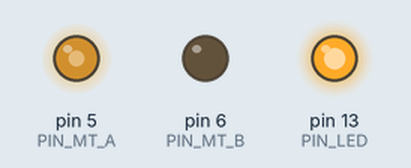
Simulated run of this sketch. Board: Arduino Uno, built with avr-gcc and run on an emulated ATmega328P. Parts: output pins drawn as LEDs (lit = HIGH).

Above: at 0.1 s.
At 5.1 s:
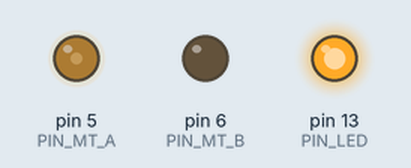
At 10.1 s:
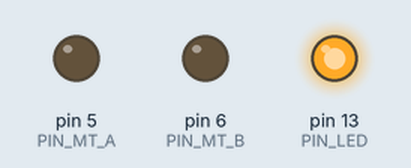
At 20.1 s:
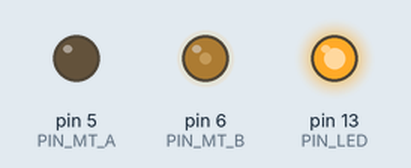
At 30.6 s:
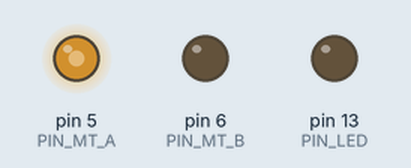
At 39.75 s:
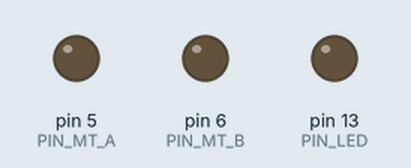
Timing chart, 0 to 40.0 s (numbered marks = the images above):
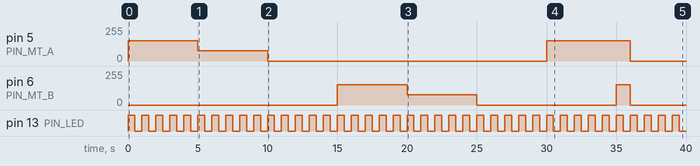

The sketch:

test_drv8835_01.ino
```cpp
// test_drv8835_01.ico ; test program of DRV8835
// author ; sato.mshr@gmail.com

// connection of DRV8835
// Vcc = 5V
// MODE = GND (using IN/IN mode)
// AIN1 = D5 (arduino)
// AIN2 = D6 (arduino)
// BIN1 = GND
// BIN2 = GND
// VM = 3V
// AOUT1 = Motor
// AOUT2 = Motor
// BOUT1 = open
// BOUT2 = open
// GND = GND

// Arduino Pin assign
#define PIN_LED 13
#define PIN_MT_A 5
#define PIN_MT_B 6

#define DELAY_SEC 5
#define HIGH_SPEED 153 // 255 / 5V * 3V
#define LOW_SPEED 76 // 255 / 5V * 1.5V
#define STOP_SPEED 0

void mydelay(int s) // for delaying
{
  int i;

  for(i=0; i<s; i++){
    digitalWrite(PIN_LED, HIGH);
    delay(500);
    digitalWrite(PIN_LED, LOW);
    delay(500);
  }
}

void setup() {
  // put your setup code here, to run once:
  analogWrite(PIN_MT_A, STOP_SPEED);
  analogWrite(PIN_MT_B, STOP_SPEED);
  pinMode(PIN_LED, OUTPUT);
}

void loop() {
  // put your main code here, to run repeatedly:

  // CW, High speed
  analogWrite(PIN_MT_A, HIGH_SPEED);
  analogWrite(PIN_MT_B, STOP_SPEED);
  mydelay(DELAY_SEC);

  // CW, Low speed

  analogWrite(PIN_MT_A, LOW_SPEED);
  analogWrite(PIN_MT_B, STOP_SPEED);
  mydelay(DELAY_SEC);


  // CW, STOP (Coast)

  analogWrite(PIN_MT_A, STOP_SPEED);
  analogWrite(PIN_MT_B, STOP_SPEED);
  mydelay(DELAY_SEC);


  // CCW, High speed

  analogWrite(PIN_MT_A, STOP_SPEED);
  analogWrite(PIN_MT_B, HIGH_SPEED);
  mydelay(DELAY_SEC);


  // CCW, Low speed

  analogWrite(PIN_MT_A, STOP_SPEED);
  analogWrite(PIN_MT_B, LOW_SPEED);
  mydelay(DELAY_SEC);


  // CCW, STOP (Coast)

  analogWrite(PIN_MT_A, STOP_SPEED);
  analogWrite(PIN_MT_B, STOP_SPEED);
  mydelay(DELAY_SEC);


  // CW, High speed

  analogWrite(PIN_MT_A, HIGH_SPEED);
  analogWrite(PIN_MT_B, STOP_SPEED);
  mydelay(DELAY_SEC);


  // Brake

  analogWrite(PIN_MT_A, HIGH_SPEED);
  analogWrite(PIN_MT_B, HIGH_SPEED);
  mydelay(1);
  analogWrite(PIN_MT_A, STOP_SPEED);
  analogWrite(PIN_MT_B, STOP_SPEED);
  mydelay(DELAY_SEC - 1);

}
```

Measured:
- by itself, pin 13 (PIN_LED): alternates HIGH for 0.50 s and LOW for 0.50 s
- by itself, pin 5 (PIN_MT_A): 0/255 → 153/255 at 0.00 s, → 76/255 5.0 s later, → 0/255 5.0 s later, → 153/255 20.0 s later, … (5 changes in this stretch)
- by itself, pin 6 (PIN_MT_B): 0/255 → 153/255 at 15.0 s, → 76/255 5.0 s later, → 0/255 5.0 s later, → 153/255 10.0 s later, … (5 changes in this stretch)
